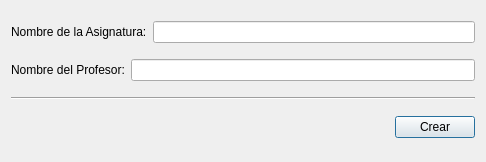
<?xml version="1.0" encoding="UTF-8"?>
<ui version="4.0">
 <class>CrearAsig</class>
 <widget class="QDialog" name="CrearAsig">
  <property name="geometry">
   <rect>
    <x>0</x>
    <y>0</y>
    <width>486</width>
    <height>162</height>
   </rect>
  </property>
  <property name="windowTitle">
   <string>Asignatura</string>
  </property>
  <property name="modal">
   <bool>false</bool>
  </property>
  <layout class="QVBoxLayout" name="verticalLayout">
   <item>
    <layout class="QHBoxLayout" name="horizontalLayout">
     <item>
      <widget class="QLabel" name="label">
       <property name="text">
        <string>Nombre de la Asignatura:</string>
       </property>
      </widget>
     </item>
     <item>
      <widget class="QLineEdit" name="lineEdit"/>
     </item>
    </layout>
   </item>
   <item>
    <layout class="QHBoxLayout" name="horizontalLayout_2">
     <item>
      <widget class="QLabel" name="label_2">
       <property name="text">
        <string>Nombre del Profesor:</string>
       </property>
      </widget>
     </item>
     <item>
      <widget class="QLineEdit" name="lineEdit_2"/>
     </item>
    </layout>
   </item>
   <item>
    <widget class="Line" name="line">
     <property name="orientation">
      <enum>Qt::Horizontal</enum>
     </property>
    </widget>
   </item>
   <item>
    <layout class="QHBoxLayout" name="horizontalLayout_3">
     <item>
      <spacer name="horizontalSpacer">
       <property name="orientation">
        <enum>Qt::Horizontal</enum>
       </property>
       <property name="sizeHint" stdset="0">
        <size>
         <width>40</width>
         <height>20</height>
        </size>
       </property>
      </spacer>
     </item>
     <item>
      <widget class="QPushButton" name="botonCrear">
       <property name="text">
        <string>Crear</string>
       </property>
      </widget>
     </item>
    </layout>
   </item>
  </layout>
 </widget>
 <resources/>
 <connections/>
</ui>
